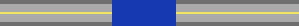

A 2D game scene composited from a Tiled map and its tileset images. What follows is a short description and the map's XML, with each tile layer's data collapsed to a summary:
An orthogonal 23x2 tile map with 13x13 px tiles, 1 tile layer (Tile Layer 1) and 1 object (plane).

<map version="1.10" tiledversion="1.11.0" orientation="orthogonal" renderorder="right-down" width="23" height="2" tilewidth="13" tileheight="13" infinite="0" nextlayerid="3" nextobjectid="2">
 <tileset firstgid="1" source="bridge.tsx" />
 <layer id="1" name="Tile Layer 1" width="23" height="2">
  <data>[46 cells, 46 non-empty, 46 distinct tile ids]</data>
 </layer>
 <objectgroup id="2" name="Plane">
  <object id="1" name="plane" x="138" y="21" width="14" height="13" />
 </objectgroup>
</map>